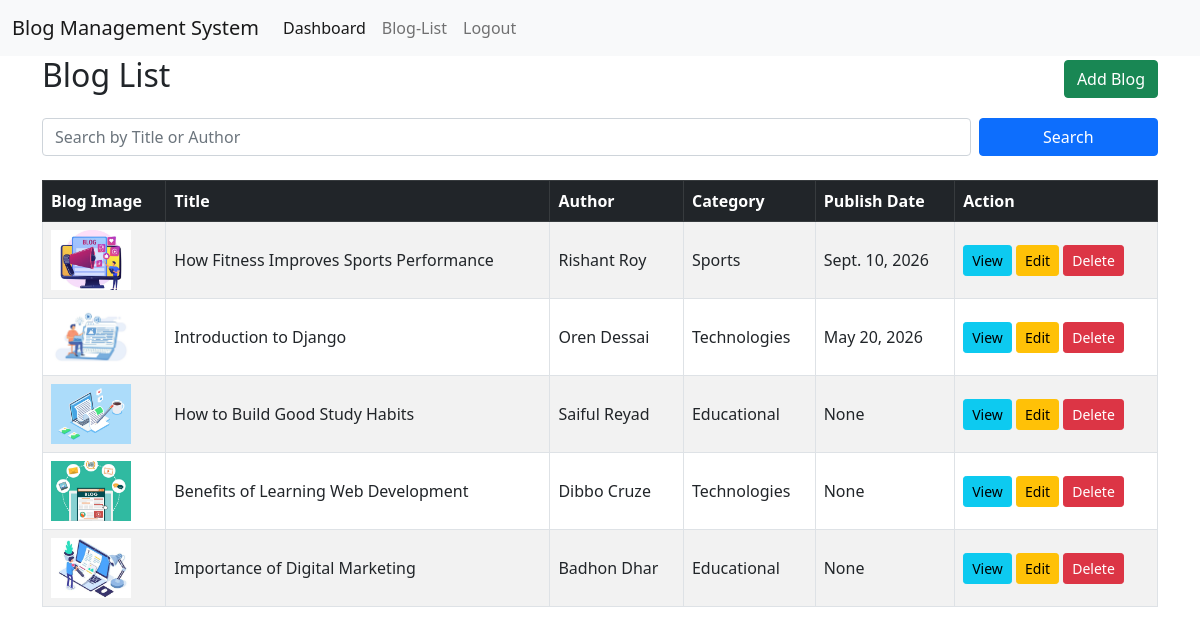
Page /blog_list/ (signed in) on the committed database.
### blogs/models.py (models this page shows, shortened)
class BlogModel(models.Model):
    CATEGORY_TYPES=[
        ('Educational','Educational'),
        ('Technologies','Technologies'),
        ('Sports','Sports'),
    ]
    title = models.CharField(max_length=100,null=True)
    author_name = models.CharField(max_length=100,null=True)
    content = models.TextField(null=True)
    category = models.CharField(choices=CATEGORY_TYPES,max_length=20,null=True)
    blog_image = models.ImageField(upload_to='media/blog_image',null=True)
    publish_date = models.DateField(null=True)
    created_at = models.DateField(auto_now_add=True)

### blogs/views.py (the view)
# urls.py: path('blog_list/',blog_list, name='blog_list'),
@login_required
def blog_list(request):
    blogs = BlogModel.objects.all().order_by('-publish_date')
    search = request.GET.get('search', '')
    if search:
        blogs = blogs.filter(
            title__icontains=search
        ) | blogs.filter(
            author_name__icontains=search
        )
    context = {
        'blogs': blogs,
        'search': search,
    }
    return render(request, 'pages/blog_list.html', context)

### blogs/templates/pages/blog_list.html (shortened to what this page needs)
{% extends 'master/base.html' %}
{% block content %}
<div class="d-flex justify-content-between align-items-center mb-3">
    <h2>Blog List</h2>
    <a href="{% url 'add_blog' %}" class="btn btn-success">Add Blog</a>
</div>
<form method="GET"
      class="row g-2 mb-4">
    <div class="col-md-10">
        <input type="text"
               name="search"
               class="form-control"
               placeholder="Search by Title or Author"
               value="{{ search }}">
    </div>
    <div class="col-md-2">
        <button type="submit" class="btn btn-primary w-100">Search</button>
    </div>
</form>
<div class="table-responsive">
<table class="table table-bordered table-striped align-middle">
    <thead class="table-dark">
        <tr>
            <th>Blog Image</th>
            <th>Title</th>
            <th>Author</th>
            <th>Category</th>
            <th>Publish Date</th>
            <th>Action</th>
        </tr>
    </thead>
    <tbody>
        {% for blog in blogs %}
        <tr>
            <td>
                {% if blog.blog_image %}
                <img src="{{ blog.blog_image.url }}"
                     width="80"
                     height="60"
                     style="object-fit: cover;">
                {% else %}
                No Image
                {% endif %}
            </td>
            <td>{{ blog.title }}</td>
            <td>{{ blog.author_name }}</td>
            <td>{{ blog.category }}</td>
            <td>{{ blog.publish_date }}</td>
            <td>
                <a href="{% url 'blog_detail' blog.id %}" class="btn btn-info btn-sm">View</a>
                <a href="{% url 'edit_blog' blog.id %}"class="btn btn-warning btn-sm">Edit</a>
                <a href="{% url 'delete_blog' blog.id %}" class="btn btn-danger btn-sm">Delete</a>
            </td>
        </tr>
        {% empty %}
        <tr>
            <td colspan="6" class="text-center">No blogs found.</td>
        </tr>
        {% endfor %}
    </tbody>
</table>
</div>
{% endblock %}

### rows in the picture
BlogModel: blog_image (picture), title "How Fitness Improves Sports Performance", author_name "Rishant Roy", category "Sports", publish_date "Sept. 10, 2026"
BlogModel: blog_image (picture), title "Introduction to Django", author_name "Oren Dessai", category "Technologies", publish_date "May 20, 2026"
BlogModel: blog_image (picture), title "How to Build Good Study Habits", author_name "Saiful Reyad", category "Educational", publish_date "None"
BlogModel: blog_image (picture), title "Benefits of Learning Web Development", author_name "Dibbo Cruze", category "Technologies", publish_date "None"
BlogModel: blog_image (picture), title "Importance of Digital Marketing", author_name "Badhon Dhar", category "Educational", publish_date "None"
